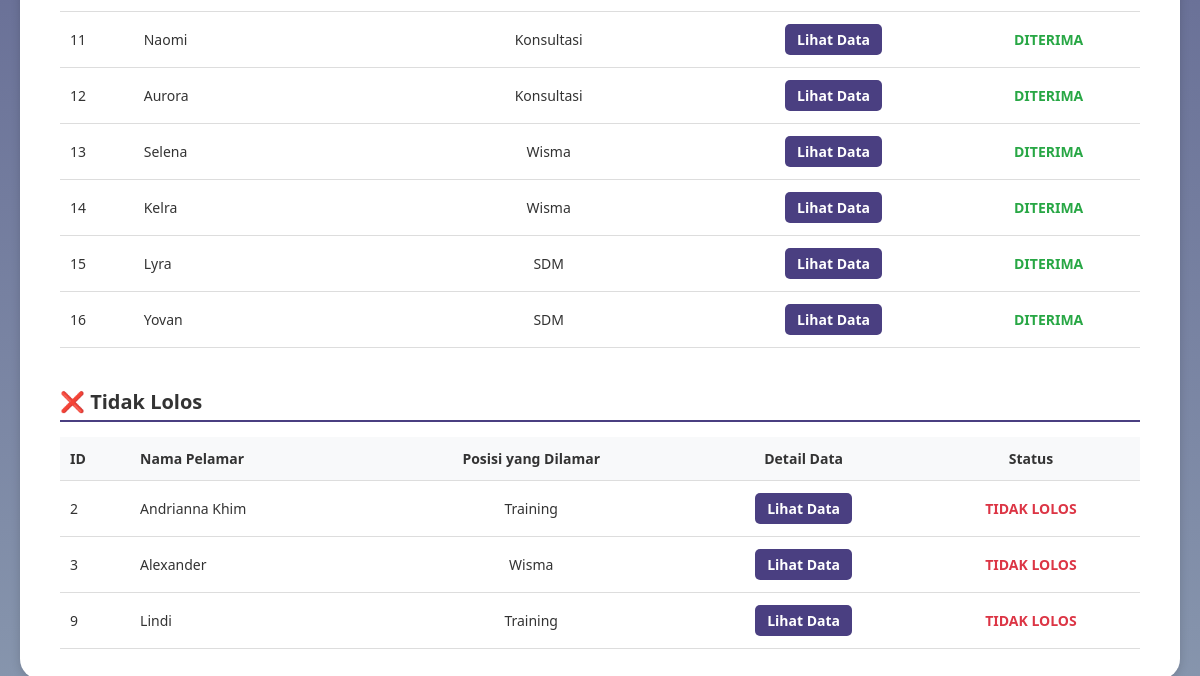
Before: /administrasi_pelamar.php (lower part) with the older database file.
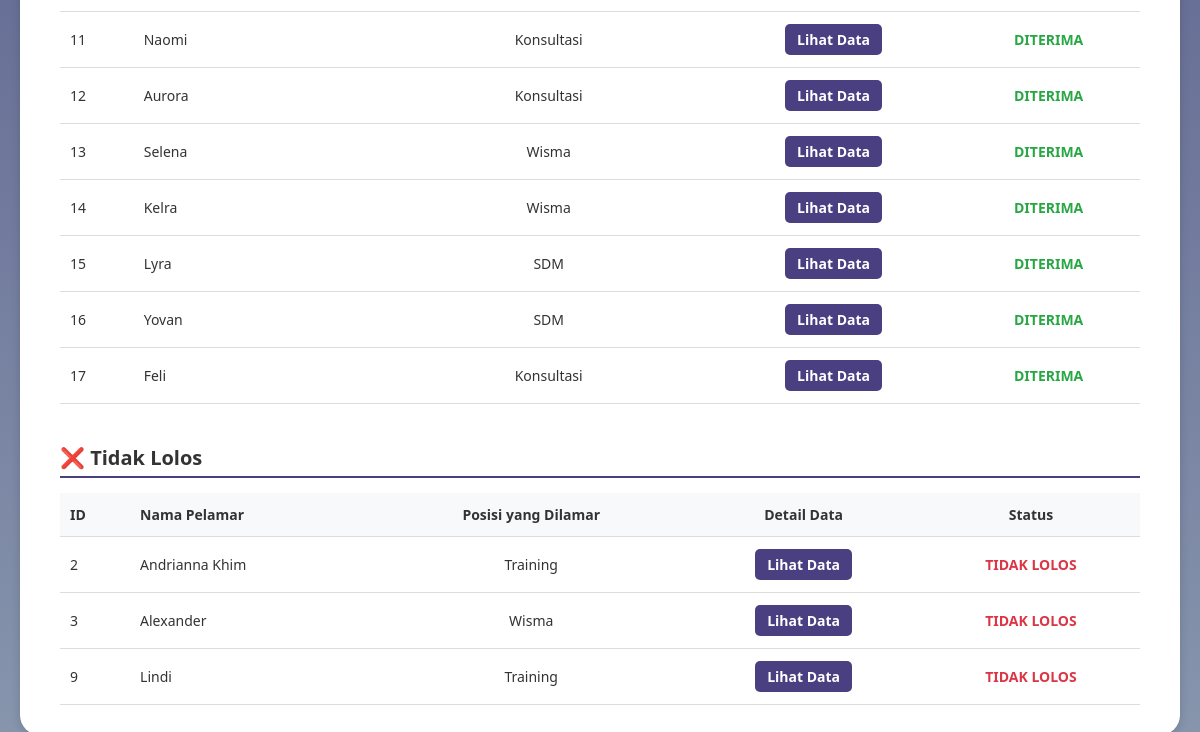
After: the same page with the newer database file.
### tables this page shows
CREATE TABLE `data_pelamar` (
  `id` int(11) NOT NULL,
  `user_id` int(11) NOT NULL,
  `nama_lengkap` varchar(100) DEFAULT NULL,
  `posisi_dilamar` varchar(100) DEFAULT NULL,
  `jenis_kelamin` varchar(20) DEFAULT NULL,
  `tempat_lahir` varchar(100) DEFAULT NULL,
  `tanggal_lahir` date DEFAULT NULL,
  `nik` varchar(50) DEFAULT NULL,
  `alamat_rumah` text DEFAULT NULL,
  `alamat_domisili` text DEFAULT NULL,
  `no_telp` varchar(20) DEFAULT NULL,
  `email` varchar(100) DEFAULT NULL,
  `agama` varchar(50) DEFAULT NULL,
  `kontak_darurat` varchar(50) DEFAULT NULL,
  `pendidikan_terakhir` varchar(50) DEFAULT NULL,
  `surat_lamaran` varchar(255) DEFAULT NULL,
  `cv` varchar(255) DEFAULT NULL,
  `photo_formal` varchar(255) DEFAULT NULL,
  `ijazah_transkrip` varchar(255) DEFAULT NULL,
  `berkas_pendukung` varchar(255) DEFAULT NULL,
  `ktp` varchar(255) DEFAULT NULL,
  `status` varchar(50) DEFAULT 'Menunggu Proses',
  `status_seleksi` varchar(100) DEFAULT 'Proses seleksi sedang berlangsung',
  `pengumuman` text DEFAULT 'Belum ada pengumuman saat ini.',
  `created_at` timestamp NOT NULL DEFAULT current_timestamp()
);

### administrasi_pelamar.php (the view, shortened to what this page needs)
<?php
require 'config.php';
$search_keyword = '';
function getApplicantsByStatus($conn, $status, $search_keyword = '') {
    if (!empty($search_keyword)) {
        $sql = "SELECT id, nama_lengkap, posisi_dilamar, no_telp, email, status
                FROM data_pelamar
                WHERE status = ? AND (nama_lengkap LIKE ? OR posisi_dilamar LIKE ?)";
        $stmt = $conn->prepare($sql);
        $search_term = "%$search_keyword%";
        $stmt->bind_param("sss", $status, $search_term, $search_term);
    } else {
        $sql = "SELECT id, nama_lengkap, posisi_dilamar, no_telp, email, status
                FROM data_pelamar
                WHERE status = ?";
        $stmt = $conn->prepare($sql);
        $stmt->bind_param("s", $status);
    }
    $stmt->execute();
    return $stmt->get_result();
}
$pelamarDiterima = getApplicantsByStatus($conn, 'Diterima', $search_keyword);
$pelamarTidakLolos = getApplicantsByStatus($conn, 'Tidak Lolos', $search_keyword);
?>
<!DOCTYPE html>
<html lang="id">
<head>
</head>
<body>
<main>
    <div class="card">
        <table class="data-table">
            <tbody>
                 <?php if ($pelamarDiterima->num_rows > 0): ?>
                    <?php while($row = $pelamarDiterima->fetch_assoc()): ?>
                    <tr>
                        <td class="text-left"><?= $row['id'] ?></td>
                        <td class="text-left"><?= htmlspecialchars($row['nama_lengkap']) ?></td>
                        <td><?= htmlspecialchars($row['posisi_dilamar']) ?></td>
                        <td><a href="detail_pelamar.php?id=<?= $row['id'] ?>" class="btn-aksi btn-lihat">Lihat Data</a></td>
                        <td><span style="color: #28a745; font-weight: bold;">DITERIMA</span></td>
                    </tr>
                    <?php endwhile; ?>
                <?php else: ?>
                    <tr><td colspan="5" class="no-data">Tidak ada pelamar yang diterima.</td></tr>
                <?php endif; ?>
            </tbody>
        </table>
        <h3 class="section-title">❌ Tidak Lolos</h3>
        <table class="data-table">
            <thead>
                <tr>
                    <th class="text-left">ID</th>
                    <th class="text-left">Nama Pelamar</th>
                    <th>Posisi yang Dilamar</th>
                    <th>Detail Data</th>
                    <th>Status</th>
                </tr>
            </thead>
            <tbody>
                 <?php if ($pelamarTidakLolos->num_rows > 0): ?>
                    <?php while($row = $pelamarTidakLolos->fetch_assoc()): ?>
                    <tr>
                        <td class="text-left"><?= $row['id'] ?></td>
                        <td class="text-left"><?= htmlspecialchars($row['nama_lengkap']) ?></td>
                        <td><?= htmlspecialchars($row['posisi_dilamar']) ?></td>
                        <td><a href="detail_pelamar.php?id=<?= $row['id'] ?>" class="btn-aksi btn-lihat">Lihat Data</a></td>
                        <td><span style="color: #dc3545; font-weight: bold;">TIDAK LOLOS</span></td>
                    </tr>
                    <?php endwhile; ?>
                <?php else: ?>
                    <tr><td colspan="5" class="no-data">Tidak ada pelamar yang tidak lolos.</td></tr>
                <?php endif; ?>
            </tbody>
        </table>
    </div>
</main>
</body>
</html>

Changed rows visible on the page:
added data_pelamar: id "17", nama_lengkap "Feli", posisi_dilamar "Konsultasi"
